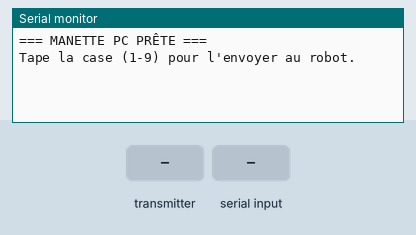
Simulated run of this sketch. Board: Arduino Uno, built with avr-gcc and run on an emulated ATmega328P. Parts: the last lines printed to the serial monitor. The test bench sets the inputs (shaded band). No radio packets arrive unless stated.

Above: at 1.2 s.
1.3 s: the transmitter starts sending coup_robot = 0
At 1.37 s:
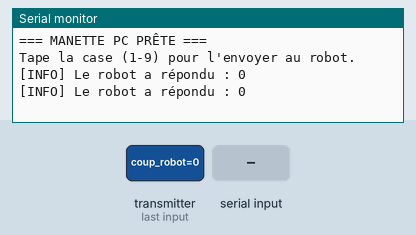
3.2 s: "90,45\n" received over Serial
At 3.23 s:
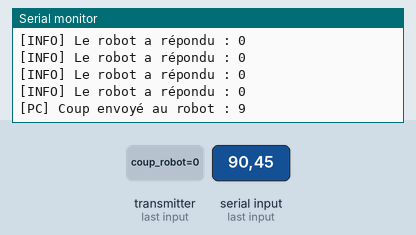

The sketch:

2026_03_18_com_case_joue_V01.ino
```cpp
/*Code permettant d'envoyer un int au robot par radio
afin d'informer le robot où l'adversaire à joué */


#include <SPI.h>
#include <RF24.h>


// Initialisation du module radio sur les broches CE (9) et CSN (10)
RF24 radio(9, 10);

// Déclaration des "tuyaux" (pipes) de communication.
// Identiques à ceux du robot pour qu'ils parlent la même langue.
const byte addresses[][6] = {"1Node", "2Node"};


void setup() {
    // 1. INITIALISATION DE LA CONSOLE
    // Permet de lire les messages sur l'ordinateur et d'envoyer nos frappes clavier
    Serial.begin(9600);

    // 2. VÉRIFICATION MATÉRIELLE RADIO
    // Si la puce NRF24 n'est pas bien branchée, on bloque le programme ici (while infinie)
    if (!radio.begin()) {
        Serial.println("NRF24 Manette non détecté!");
        while (1);
    }

    // 3. PARAMÉTRAGE RADIO (Doit être strictement identique au robot)
    radio.setPALevel(RF24_PA_LOW);   // Puissance basse (idéal pour des tests sur un bureau)
    radio.setDataRate(RF24_1MBPS);   // Vitesse de transmission standard
    radio.setChannel(108);           // Canal 108 (hors des fréquences WiFi classiques)

    // 4. CROISEMENT DES ADRESSES
    // La manette écrit sur l'adresse 0 et écoute sur la 1.
    // (Attention : le robot devra donc obligatoirement écouter sur la 0 et écrire sur la 1).
    radio.openWritingPipe(addresses[0]);
    radio.openReadingPipe(1, addresses[1]);

    // On se met en mode écoute par défaut
    radio.startListening();

    // 5. MESSAGE D'ACCUEIL
    Serial.println("=== MANETTE PC PRÊTE ===");
    Serial.println("Tape la case (1-9) pour l'envoyer au robot.");
}


void loop() {

    // Vérifie si l'utilisateur a tapé quelque chose dans le Moniteur Série
    if (Serial.available() > 0) {

        // On lit le premier caractère tapé
        char input = Serial.read();

        // Sécurité : on s'assure que c'est bien un chiffre entre 1 et 9
        if (input >= '1' && input <= '9') {

            // CONVERSION ASCII -> ENTIER
            // Soustraire '0' (qui vaut 48 en ASCII) transforme le texte '5' en vrai chiffre 5
            int coup = input - '0';

            // SÉQUENCE D'ENVOI RADIO
            radio.stopListening(); // On coupe l'écoute pour libérer l'antenne

            // La fonction write() renvoie 'true' si le robot a bien reçu et accusé réception (Auto-ACK)
            bool ok = radio.write(&coup, sizeof(coup));

            radio.startListening(); // On se remet immédiatement sur écoute

            // AFFICHAGE DU RÉSULTAT DE TRANSMISSION
            if (ok) {
                Serial.print("[PC] Coup envoyé au robot : "); Serial.println(coup);
            } else {
                Serial.println("[ERREUR] Impossible d'envoyer (Robot éteint ou hors de portée ?)");
            }
        }

        // NETTOYAGE DU BUFFER SÉRIE (TRÈS IMPORTANT)
        // Vide tous les caractères invisibles restants (comme 'Entrée' -> \n ou \r)
        // Cela évite que la boucle relance une commande vide au tour suivant.
        while(Serial.available() > 0) Serial.read();
    }


    // Vérifie si un message radio est arrivé dans l'antenne
    if (radio.available()) {
        int coup_robot;

        // On lit le paquet de données (la taille d'un 'int', soit 2 octets)
        radio.read(&coup_robot, sizeof(coup_robot));

        // On affiche le message reçu
        Serial.print("\n[INFO] Le robot a répondu : "); Serial.println(coup_robot);
    }
}
```

Measured:
- after the input at 1.3 s, the serial monitor: prints a new line at once (image 1)
- after the input at 3.2 s, the serial monitor: prints a new line at once (image 2)
